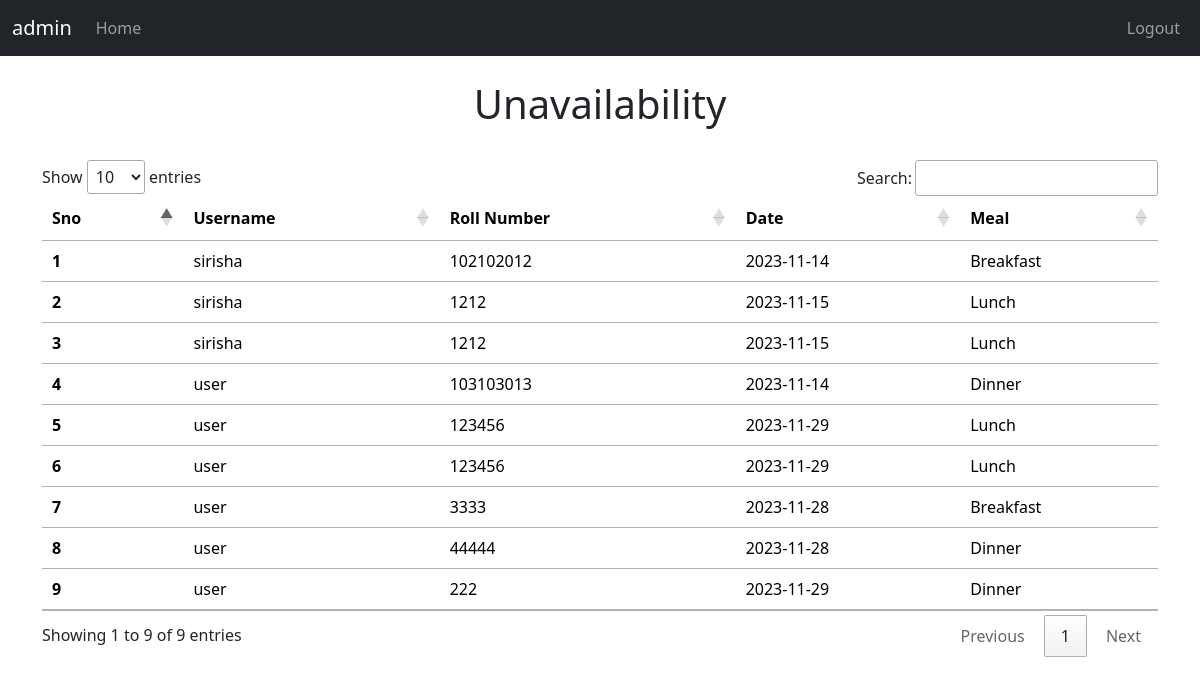
Screenshot of /availabilityAdmin.php (signed in) with the database file from the repository.
### tables this page shows
CREATE TABLE `unavailability` (
  `sno` int(11) NOT NULL,
  `username` varchar(37) NOT NULL,
  `rollno` int(10) NOT NULL,
  `meal` varchar(9) NOT NULL,
  `date` date NOT NULL
);

### availabilityAdmin.php (the view, shortened to what this page needs)
<?php
$host="localhost";
$user="root";
$password="";
$db="database1";
$data=mysqli_connect($host,$user,$password,$db);
?>
<!DOCTYPE html>
<html lang="en">
<head>
    <link href="https://cdn.jsdelivr.net/npm/bootstrap@5.3.2/dist/css/bootstrap.min.css" rel="stylesheet">
    <link rel="stylesheet" href="//cdn.datatables.net/1.13.7/css/jquery.dataTables.min.css">
</head>
<body>
<nav class="navbar navbar-expand-lg bg-dark navbar-dark">
  <div class="container-fluid">
    <a class="navbar-brand">admin</a>
    <div class="collapse navbar-collapse" id="navbarSupportedContent">
      <ul class="navbar-nav me-auto mb-2 mb-lg-0">
        <li class="nav-item">
          <a class="nav-link" href="dashboard.php">Home</a>
        </li>
      </ul>
      <ul class="nav navbar-nav navbar-right">
        <li class="nav-item">
          <a class="nav-link" href="logout.php">Logout</a>
        </li>
      </ul>
    </div>
  </div>
</nav>
<br>
<h1>Unavailability</h1>
<br>
<div class="container">
<table class="table" id="myTable">
  <thead>
    <tr>
      <th scope="col">Sno</th>
      <th scope="col">Username</th>
      <th scope="col">Roll Number</th>
      <th scope="col">Date</th>
      <th scope="col">Meal</th>
    </tr>
  </thead>
  <tbody>
  <?php
    $sql = "SELECT * FROM `unavailability` ";
    $result = mysqli_query($data, $sql);
    $sno = 0;
    while($row = mysqli_fetch_assoc($result)){
        $sno = $sno+1;
        echo " <tr>
        <th scope='row'>".$sno."</th>
        <td>".$row['username']."</td>
        <td>".$row['rollno']."</td>
        <td>".$row['date']."</td>
        <td>".$row['meal']."</td>
        </tr>";
    }
  ?>
  </tbody>
</table>
</div>
</body>
</html>

### availabilityAdmin.php (style rules this page uses)
h1 { text-align: center; }

### rows the page displays
unavailability: username "sirisha", rollno "102102012", date "2023-11-14", meal "Breakfast"
unavailability: username "sirisha", rollno "1212", date "2023-11-15", meal "Lunch"
unavailability: username "sirisha", rollno "1212", date "2023-11-15", meal "Lunch"
unavailability: username "user", rollno "103103013", date "2023-11-14", meal "Dinner"
unavailability: username "user", rollno "123456", date "2023-11-29", meal "Lunch"
unavailability: username "user", rollno "123456", date "2023-11-29", meal "Lunch"
unavailability: username "user", rollno "3333", date "2023-11-28", meal "Breakfast"
unavailability: username "user", rollno "44444", date "2023-11-28", meal "Dinner"
unavailability: username "user", rollno "222", date "2023-11-29", meal "Dinner"
